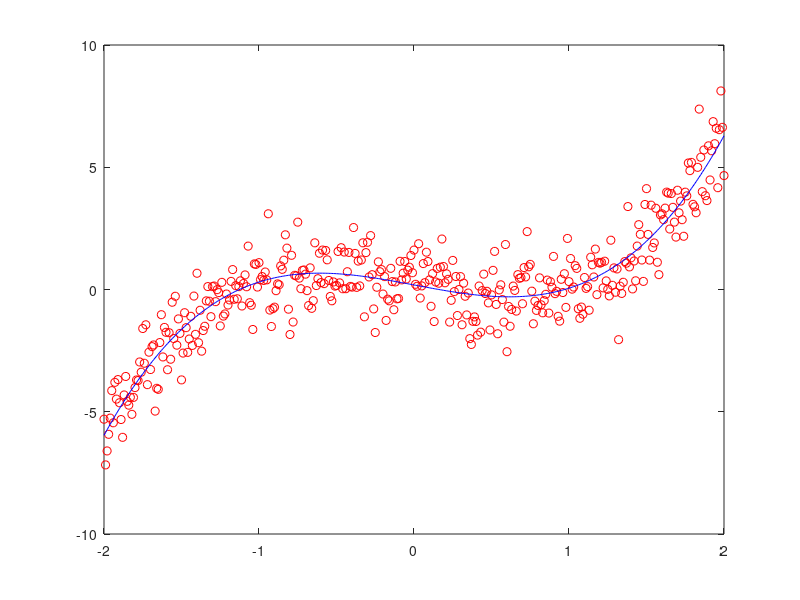

MATLAB code to generate this figure:
clc
clear all

data = importdata("data1.mat");
x = data.xx;
y = data.yy;
% plot(x,y,'o') %plot graph to approximate shape of curve

% create the F matrix. Decide number of x variables after plot approx
n = length(x);
F = [ones(n, 1), x, x.^2, x.^3];

% solve for parameters a
a = F\y
 
% plot graph
yfit = F * a;
%yfit = a(1) + a(2) * x + a(3) * x.^2 + a(4) * x.^3; 
%lines 17 and 18 equivalent
plot(x,y, "or", x, yfit, 'b')

% determine accuracy
yav = sum(y)/n;
St = sum( (y-yav).^2 );
Sr = sum( (y-yfit).^2 ); % residual error
R1 = (St-Sr) / St 
 